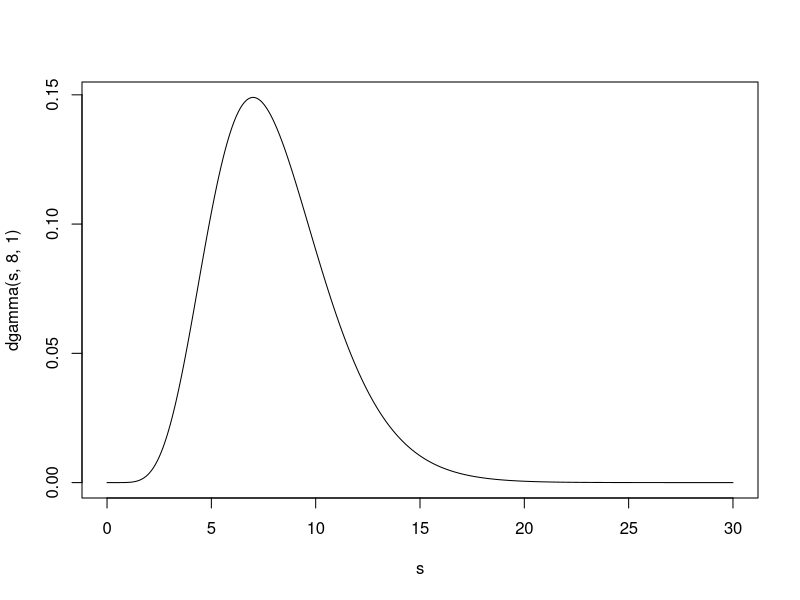
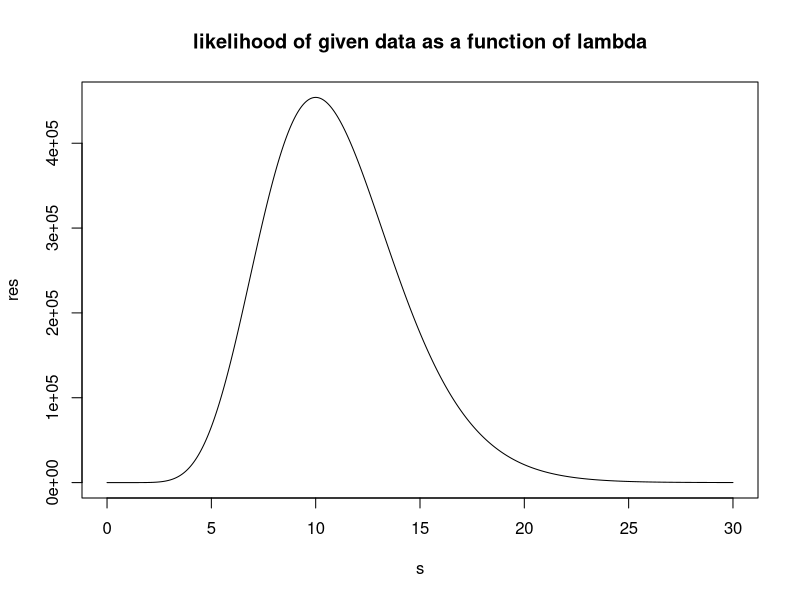
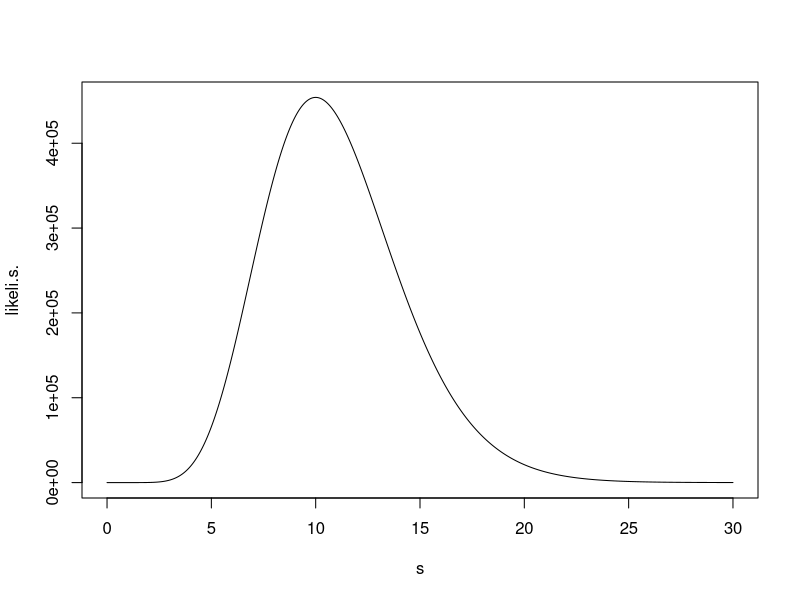
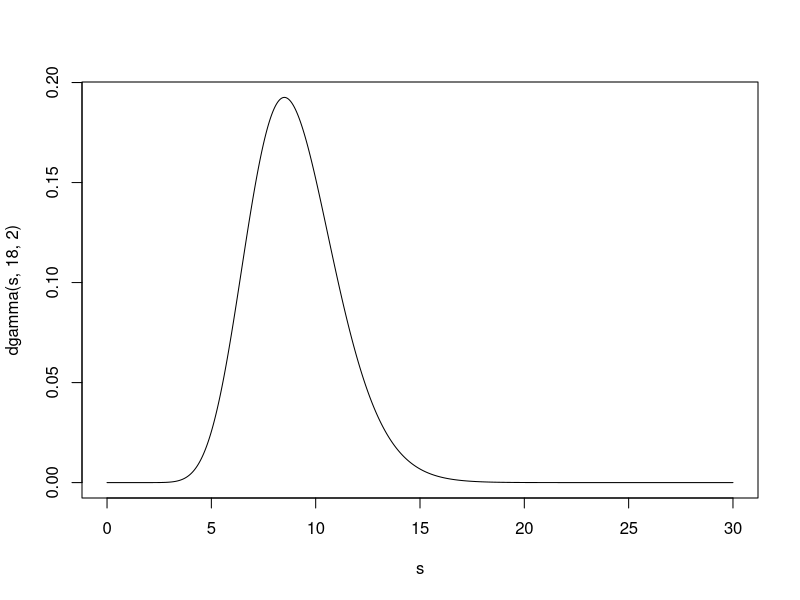
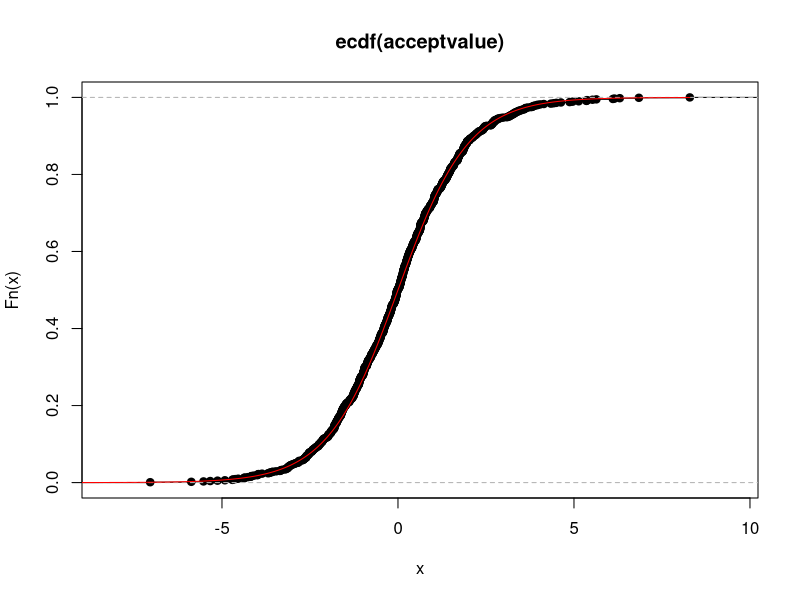
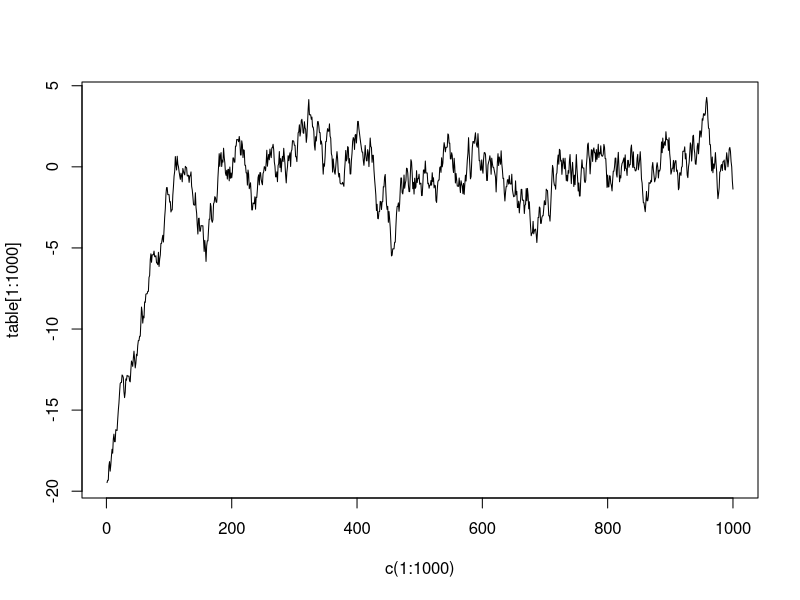
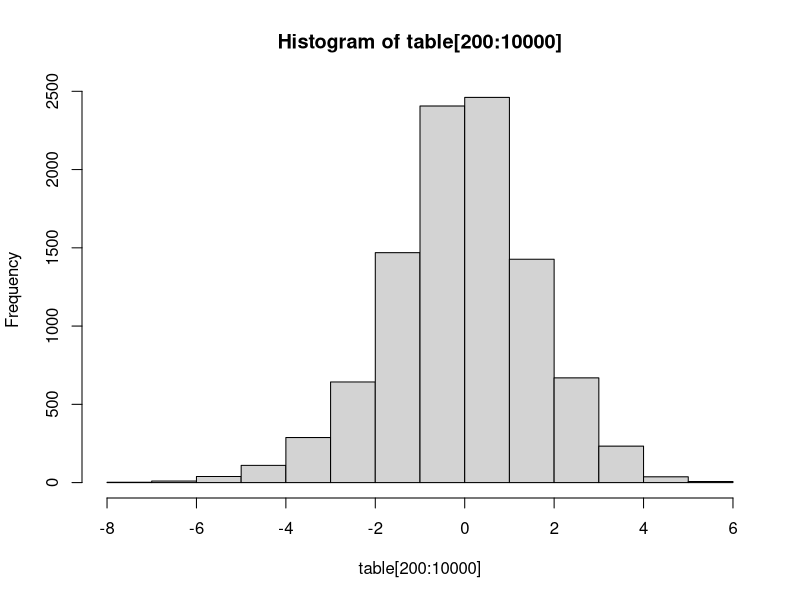
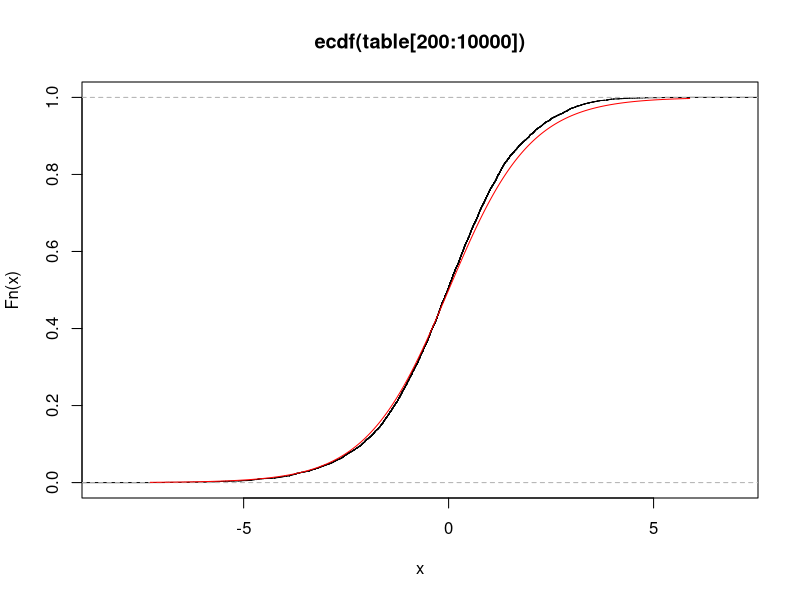

Write R code to recreate these figures, in order.
## ---- chunk 1
knitr::opts_chunk$set(echo = TRUE)
## ---- chunk 2
s <- seq(0, 30, by = 0.01)
plot(s, dgamma(s, 8, 1), type = 'l')

## ---- chunk 3
y <- c(0.131, 0.078, 0.297, 0.024, 0.016, 0.057, 0.070, 0.148, 0.070, 0.109)
# after you started the stop watch, the first customer arrived after 7 minutes and 52 seconds (0.131 of an hour)
# the next customer came 4 minutes and 41 seconds after that (0.078 of an hour). etc. etc.
# You gathered values for 10 customers total.
# Conveniently, they add up to exactly one hour!
## ---- chunk 4
s <- seq(0, 30, by = 0.01)
l <- function(lambda){
  y <- c(0.131, 0.078, 0.297, 0.024, 0.016, 0.057, 0.070, 0.148, 0.070, 0.109)
  prod(lambda * exp(-lambda * y))
}

res <- rep(NA, length(s))
for(i in 1:length(s)){
  res[i] <- l(s[i])
}

plot(s, res, type = 'l', main = 'likelihood of given data as a function of lambda')
## ---- chunk 5
s <- seq(0, 30, by = 0.01)
likeli <- function(x) {x^10*exp(-x)}
data <- data.frame(s, likeli(s))
plot(data,type = 'l')
## ---- chunk 6
s <- seq(0, 30, by = 0.01)
plot(s, dgamma(s,18, 2), type = 'l')
## ---- chunk 7
P <- matrix(c(0.91,0.09,0.12,0.88), byrow = TRUE, nrow = 2)
P 
w1 <- P[2,1]/(P[2,1]+P[1,2])
w2 <- P[1,2]/(P[2,1]+P[1,2])
w <- matrix(c(w1,w2), nrow=1)
w
w %*% P #prove that w is indeed the stationary distribution
## ---- chunk 8
eigen <- eigen(t(P))
eigenv <- eigen$vectors[,1]
eigenv
eigenv[1]/w1 
eigenv[2]/w2
## ---- chunk 9
P <- matrix(c(1/2,1/4,0,0,0,0,0,1/2,1/4,2/6,0,0,0,0,0,1/2,1/6,3/8,0,0,0,0,0,1/2,1/8,4/10,0,0,0,0,0,1/2,1/10,5/12,0,0,0,0,0,1/2,1/12,6/14,0,0,0,0,0,1/2,8/14), nrow=7, byrow = FALSE)
P
## ---- chunk 10
w = c(0,0,0,1,0,0,0)
for (i in 1:6) {
  w <- w %*% P
  print(w)}
## ---- chunk 11
eigenv <- eigen(t(P))$vectors
statdis <- c(1:7)/sum(1:7)  #stationary distribution
eigenv[,1]/statdis  #show that eigenv is an scalar multiple of stationary distribution
## ---- chunk 12
w = c(0,0,0,1,0,0,0)
for(i in 1:500){
  w <- w %*% P
}
print(w)
statdis
## ---- chunk 13
set.seed(1)
f <- function(x){dunif(x, -20, 20)/dlogis(x, location  = 0, scale = 1)}
max <- optimize(f, interval=c(-20,20))
m <- 1/max$objective

f <- function(x){return(dlogis(x))}
g <- 0.025
iter<- 0
accept <- list()
rej_fun <- function(n){
  while(iter <= n){
    u = runif(1)
    x = runif(1, -20, 20)
    if(u <= f(x)/(m*g)){
      accept[length(accept)+1] <- x
    }
    iter <- iter+1
  }
  return (unlist(accept))
}
acceptvalue <- rej_fun(10^4)
len <- length(acceptvalue)
## ---- chunk 14
plot(ecdf(acceptvalue))
ax <- seq(-20, max(acceptvalue), by = 0.01)
lines(ax, plogis(ax,0,1), col = "red")
## ---- chunk 15
set.seed(1)
x <- -19
table <- c()
proposal <- function(x) {return(runif(1, x-1, x+1))}
for (i in 1:10000) {
  prox <- proposal(x)
  acceptrate <- min(1, dlogis(prox)/dlogis(x))
  rate <- runif(1, 0, 1)
  if(acceptrate > rate) {
   table[length(table)+1] <- prox
   x <- prox
  } else {
    table[length(table)+1] <- x}
}
plot(c(1:1000), table[1:1000], type = 'l')
#the chain starts has finished ‘burning-in’ at around x=200 (200th iteration).
hist(table[200:10000])
plot(ecdf(table[200:10000]))
myx<-seq(min(table[200:10000]), max(table[200:10000]), by = 0.01)
lines(myx, plogis(myx), col = "red")
## ---- chunk 16
set.seed(1)
c <- 1/(2+6*pi)
f<- function(x){
  ifelse(x <= 3*pi & x >= 0,return (c*(sin(x) + 2)), return (0))}

x <- 2
table <- c()
iter <- 0
for(i in 1:50000){
  prox <- rnorm(1,x,0.5)
  acceptrate <- min(1, f(prox)/f(x))
  rate <- runif(1,0,1)
  if(acceptrate > rate){
    table[length(table)+1] <- prox
    x <- prox
    iter <- iter+1
  }else{
    table[length(table)+1] <- x
  }
}
ratio <- iter/50000
ratio
hist(table)
plot(table[1:500], type = "l")

## ---- chunk 17
set.seed(1)

table2 <- c()
iter <- 0
for(i in 1:50000){
  prox <- rnorm(1,x,3)
  acceptrate <- min(1, f(prox)/f(x))
  rate <- runif(1,0,1)
  if(acceptrate > rate){
    table2[length(table2)+1] <- prox
    x <- prox
    iter <- iter+1
  }else{
    table2[length(table2)+1] <- x
  }
}
ratio <- iter/50000
ratio
hist(table2)
plot(table2[1:500], type = "l")
## ---- chunk 18
set.seed(1)

table20 <- c()
iter <- 0
for(i in 1:50000){
  prox <- rnorm(1,x,20)
  acceptrate <- min(1, f(prox)/f(x))
  rate <- runif(1,0,1)
  if(acceptrate > rate){
    table20[length(table20)+1] <- prox
    x <- prox
    iter <- iter+1
  }else{
    table20[length(table20)+1] <- x
  }
}
ratio <- iter/50000
ratio
hist(table20)
plot(table20[1:500], type = "l")
